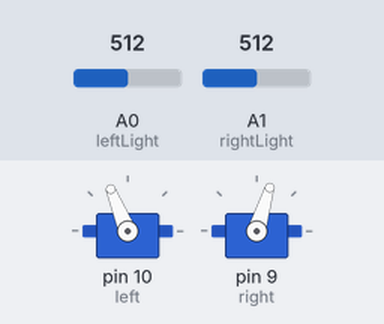
Bench run of a sketch on a simulated Arduino Uno, built with avr-gcc and run on an emulated ATmega328P. On the bench: 2 × servo. The test bench sets the inputs (shaded band); at power-on: A0 (leftLight) = 512, A1 (rightLight) = 512.

Above: at 1.2 s.
1.3 s: A0 (leftLight) set to 653
2.8 s: A0 (leftLight) set to 674
At 4.0 s:
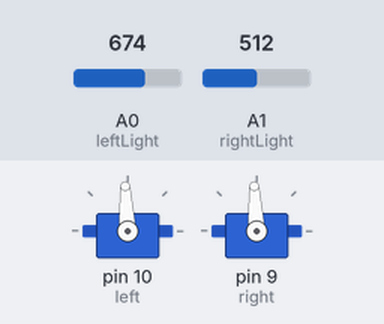
4.3 s: A0 (leftLight) set to 511
At 5.3 s:
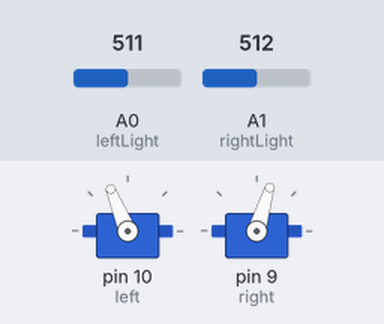
5.8 s: A0 (leftLight) set to 716
At 6.5 s:
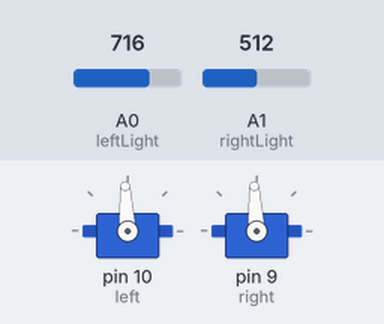
Timing chart, 0 to 8.3 s (numbered marks = the images above; inputs shaded):
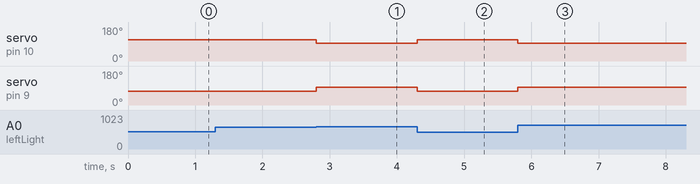

Measured:
- the behaviour switches between 661 and 662 on A0 (leftLight) (found by bisection; images 0 and 1)
- after the input at 1.3 s, every drawn part: stays the same
- after the input at 2.8 s, servo on pin 10 (left): 112° → 93° at once; servo on pin 9 (right): 73° → 93° at once
- after the input at 4.3 s, servo on pin 10 (left): 93° → 112° at once; servo on pin 9 (right): 93° → 73° at once
- after the input at 5.8 s, servo on pin 10 (left): 112° → 93° at once; servo on pin 9 (right): 73° → 93° at once

The sketch:

stop_at_black_line.ino
```cpp
/* Software 1073 Example Program
Written and debugged for use on the Arduino boebot platform
last updated: 10/17/14

Program: Using both of the light sensors, drive the robot forward until one of the sensors sees a black line

IMPORTANT NOTE:
This example program, in order to maintain compatibility with all the boebots, does not take any specific line sensor values. Instead, it looks for a change in values and calibrates itself.
This is not necessary for the user program.
For these first programs in unit 5, simply replace any boolean logic (&& and ||) statements with your recorded values.
*/

#include <Servo.h>

Servo left;
Servo right;  //creates two servo objects

int leftLight = 0;
int rightLight = 1;

int leftVal = 0;
int rightVal = 0;

int whiteValLeft = 0;
int whiteValRight = 0;

int changeVal = 150;

void getWhite(){
  whiteValLeft = analogRead(leftLight);
  whiteValRight = analogRead(rightLight);
}
void readSensors(){
  leftVal = analogRead(leftLight);
  rightVal = analogRead(rightLight);
}
void setup(){ //setup runs just once
  left.attach(10);
  right.attach(9); //mounts each servo on their respective digital pin
  getWhite();
}
void loop(){ //loop runs over and over again
readSensors();
  if((leftVal >= whiteValLeft + changeVal || rightVal >= whiteValRight + changeVal)){
    left.writeMicroseconds(1500);
    right.writeMicroseconds(1500);
  }
  else{
    left.writeMicroseconds(1700);
    right.writeMicroseconds(1300);
  }

}
```
